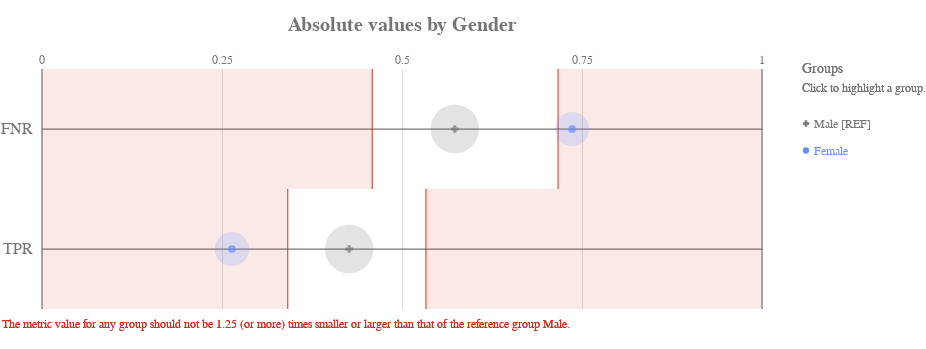

The notebook cell saved with this chart:
### Markdown cell above
Check how the disparity threshold maps to the absolute values of each metric

### Code cell
ap.absolute(bdf, metrics, 'gender', fairness_threshold = disparity_tolerance)

### Figure 1 — Vega-Lite specification as saved in the notebook (floating-point values rounded to 4 significant figures)
{"config": {"view": {"continuousWidth": 400, "continuousHeight": 300, "strokeWidth": 0}, "axisLeft": {"labelColor": "rgb(117,117,117)", "labelFont": "Arial", "labelFontSize": 16}, "title": {"align": "center", "baseline": "middle", "color": "rgb(117,117,117)", "font": "Arial", "fontSize": 20, "fontWeight": "bold"}}, "layer": [{"data": {"name": "data-311d8377a33e1947b22d1680bd870927"}, "mark": {"type": "rule", "stroke": "rgb(117,117,117)", "strokeWidth": 1.25, "tooltip": ""}, "encoding": {"x": {"type": "quantitative", "field": "start", "scale": {"domain": [0, 1], "range": [40.0, 760.0]}}, "x2": {"field": "end"}, "y": {"type": "nominal", "axis": {"domain": false, "labelAngle": 0, "labelPadding": -30, "orient": "left", "ticks": false, "title": ""}, "field": "y_position", "scale": {"domain": ["FNR", "TPR"], "range": [30.0, 270.0]}}}}, {"data": {"name": "data-6cfe259518f6c7b358d8f836a73e6b7f"}, "mark": {"type": "rule", "stroke": "rgb(117,117,117)", "strokeWidth": 1.25, "tooltip": ""}, "encoding": {"x": {"type": "quantitative", "field": "x_position", "scale": {"domain": [0, 1], "range": [40.0, 760.0]}}, "y": {"value": 30.0}, "y2": {"value": 270.0}}}, {"data": {"name": "data-60ed1133fa688d151d36705a369482e0"}, "mark": {"type": "text", "align": "center", "color": "rgb(117,117,117)", "font": "Arial", "fontSize": 12, "fontWeight": "normal", "tooltip": ""}, "encoding": {"text": {"type": "nominal", "field": "value"}, "x": {"type": "quantitative", "field": "value", "scale": {"domain": [0, 1], "range": [40.0, 760.0]}}, "y": {"value": 21.0}}}, {"layer": [{"mark": {"type": "rect", "opacity": 0.8, "stroke": "rgb(217, 46, 28)", "strokeWidth": 1.25, "tooltip": ""}, "encoding": {"x": {"type": "quantitative", "field": "lower_threshold_value", "scale": {"domain": [0, 1], "range": [40.0, 760.0]}}, "x2": {"field": "lower_threshold_value"}, "y": {"type": "nominal", "axis": {"domain": false, "grid": false, "labels": false, "ticks": false, "title": " "}, "field": "metric", "scale": {"domain": ["FNR", "TPR"], "range": [30.0, 270.0]}}}}, {"mark": {"type": "rect", "opacity": 0.8, "stroke": "rgb(217, 46, 28)", "strokeWidth": 1.25, "tooltip": ""}, "encoding": {"x": {"type": "quantitative", "field": "upper_threshold_value", "scale": {"domain": [0, 1], "range": [40.0, 760.0]}}, "x2": {"field": "upper_threshold_value"}, "y": {"type": "nominal", "axis": {"domain": false, "grid": false, "labels": false, "ticks": false, "title": " "}, "field": "metric", "scale": {"domain": ["FNR", "TPR"], "range": [30.0, 270.0]}}}}, {"layer": [{"mark": {"type": "rect", "fill": "rgb(217, 46, 28)", "opacity": 0.1, "tooltip": ""}, "encoding": {"x": {"type": "quantitative", "field": "lower_threshold_value", "scale": {"domain": [0, 1], "range": [40.0, 760.0]}}, "x2": {"field": "lower_end"}, "y": {"type": "nominal", "axis": {"domain": false, "grid": false, "labels": false, "ticks": false, "title": " "}, "field": "metric", "scale": {"domain": ["FNR", "TPR"], "range": [30.0, 270.0]}}}}, {"mark": {"type": "rect", "fill": "rgb(217, 46, 28)", "opacity": 0.1, "tooltip": ""}, "encoding": {"x": {"type": "quantitative", "field": "upper_threshold_value", "scale": {"domain": [0, 1], "range": [40.0, 760.0]}}, "x2": {"field": "upper_end"}, "y": {"type": "nominal", "axis": {"domain": false, "grid": false, "labels": false, "ticks": false, "title": " "}, "field": "metric", "scale": {"domain": ["FNR", "TPR"], "range": [30.0, 270.0]}}}}]}, {"data": {"name": "data-79dd248bdaa0ea02c535240e8ad022c8"}, "mark": {"type": "text", "align": "left", "baseline": "top", "fill": "rgb(217, 46, 28)", "font": "Arial", "fontSize": 12, "fontWeight": "normal", "tooltip": ""}, "encoding": {"text": {"value": "The metric value for any group should not be 1.25 (or more) times smaller or larger than that of the reference group Male."}, "x": {"value": 0}, "y": {"value": 280.0}}}], "data": {"name": "data-9ed210604024482b6cff2dda614c3237"}}, {"layer": [{"mark": "circle"}, {"data": {"name": "data-239ae3fc5d105c9bd066ede0ea2115bc"}, "mark": {"type": "circle", "opacity": 0.2}, "encoding": {"color": {"condition": {"type": "nominal", "field": "attribute_value", "legend": null, "scale": {"domain": ["Male", "Female"], "range": ["rgb(117,117,117)", "rgb(100, 143, 255)", "rgb(254, 97, 0)", "rgb(220, 38, 127)", "rgb(255, 176, 0)", "rgb(120, 94, 240)"]}, "selection": "selector007"}, "value": "rgb(224,224,224)"}, "size": {"type": "quantitative", "field": "group_size", "legend": null, "scale": {"domain": [0, 26150.0], "range": [0, 2827.0]}}, "tooltip": [{"type": "nominal", "field": "attribute_value", "title": "Group"}, {"type": "nominal", "field": "tooltip_group_size", "title": "Group Size"}, {"type": "nominal", "field": "tooltip_disparity_explanation_fnr", "title": "Disparity"}, {"type": "quantitative", "field": "fnr", "format": ".2f", "title": "FNR"}], "x": {"type": "quantitative", "axis": {"domain": false, "labels": false, "ticks": false, "title": null, "values": [0.25, 0.5, 0.75]}, "field": "fnr", "scale": {"domain": [0, 1], "range": [40.0, 760.0]}}, "y": {"type": "nominal", "axis": {"domain": false, "grid": false, "labels": false, "ticks": false, "title": " "}, "field": "metric_variable", "scale": {"domain": ["FNR", "TPR"], "range": [30.0, 270.0]}}}, "selection": {"selector009": {"type": "multi", "empty": "all", "fields": ["attribute_value"]}}, "transform": [{"calculate": "'FNR'", "as": "metric_variable"}]}, {"data": {"name": "data-239ae3fc5d105c9bd066ede0ea2115bc"}, "mark": {"type": "circle", "opacity": 0.2}, "encoding": {"color": {"condition": {"type": "nominal", "field": "attribute_value", "legend": null, "scale": {"domain": ["Male", "Female"], "range": ["rgb(117,117,117)", "rgb(100, 143, 255)", "rgb(254, 97, 0)", "rgb(220, 38, 127)", "rgb(255, 176, 0)", "rgb(120, 94, 240)"]}, "selection": "selector007"}, "value": "rgb(224,224,224)"}, "size": {"type": "quantitative", "field": "group_size", "legend": null, "scale": {"domain": [0, 26150.0], "range": [0, 2827.0]}}, "tooltip": [{"type": "nominal", "field": "attribute_value", "title": "Group"}, {"type": "nominal", "field": "tooltip_group_size", "title": "Group Size"}, {"type": "nominal", "field": "tooltip_disparity_explanation_tpr", "title": "Disparity"}, {"type": "quantitative", "field": "tpr", "format": ".2f", "title": "TPR"}], "x": {"type": "quantitative", "axis": {"domain": false, "labels": false, "ticks": false, "title": null, "values": [0.25, 0.5, 0.75]}, "field": "tpr", "scale": {"domain": [0, 1], "range": [40.0, 760.0]}}, "y": {"type": "nominal", "axis": {"domain": false, "grid": false, "labels": false, "ticks": false, "title": " "}, "field": "metric_variable", "scale": {"domain": ["FNR", "TPR"], "range": [30.0, 270.0]}}}, "selection": {"selector011": {"type": "multi", "empty": "all", "fields": ["attribute_value"]}}, "transform": [{"calculate": "'TPR'", "as": "metric_variable"}]}, {"layer": [{"mark": "point"}, {"data": {"name": "data-239ae3fc5d105c9bd066ede0ea2115bc"}, "mark": {"type": "point", "filled": true, "size": 60}, "encoding": {"color": {"condition": {"type": "nominal", "field": "attribute_value", "legend": null, "scale": {"domain": ["Male", "Female"], "range": ["rgb(117,117,117)", "rgb(100, 143, 255)", "rgb(254, 97, 0)", "rgb(220, 38, 127)", "rgb(255, 176, 0)", "rgb(120, 94, 240)"]}, "selection": "selector007"}, "value": "rgb(224,224,224)"}, "shape": {"type": "nominal", "field": "attribute_value", "legend": null, "scale": {"domain": ["Male", "Female"], "range": ["cross", "circle"]}}, "tooltip": [{"type": "nominal", "field": "attribute_value", "title": "Group"}, {"type": "nominal", "field": "tooltip_group_size", "title": "Group Size"}, {"type": "nominal", "field": "tooltip_disparity_explanation_fnr", "title": "Disparity"}, {"type": "quantitative", "field": "fnr", "format": ".2f", "title": "FNR"}], "x": {"type": "quantitative", "axis": {"domain": false, "labels": false, "ticks": false, "title": null, "values": [0.25, 0.5, 0.75]}, "field": "fnr", "scale": {"domain": [0, 1], "range": [40.0, 760.0]}}, "y": {"type": "nominal", "axis": {"domain": false, "grid": false, "labels": false, "ticks": false, "title": " "}, "field": "metric_variable", "scale": {"domain": ["FNR", "TPR"], "range": [30.0, 270.0]}}}, "selection": {"selector008": {"type": "multi", "empty": "all", "fields": ["attribute_value"]}}, "transform": [{"calculate": "'FNR'", "as": "metric_variable"}]}, {"data": {"name": "data-239ae3fc5d105c9bd066ede0ea2115bc"}, "mark": {"type": "point", "filled": true, "size": 60}, "encoding": {"color": {"condition": {"type": "nominal", "field": "attribute_value", "legend": null, "scale": {"domain": ["Male", "Female"], "range": ["rgb(117,117,117)", "rgb(100, 143, 255)", "rgb(254, 97, 0)", "rgb(220, 38, 127)", "rgb(255, 176, 0)", "rgb(120, 94, 240)"]}, "selection": "selector007"}, "value": "rgb(224,224,224)"}, "shape": {"type": "nominal", "field": "attribute_value", "legend": null, "scale": {"domain": ["Male", "Female"], "range": ["cross", "circle"]}}, "tooltip": [{"type": "nominal", "field": "attribute_value", "title": "Group"}, {"type": "nominal", "field": "tooltip_group_size", "title": "Group Size"}, {"type": "nominal", "field": "tooltip_disparity_explanation_tpr", "title": "Disparity"}, {"type": "quantitative", "field": "tpr", "format": ".2f", "title": "TPR"}], "x": {"type": "quantitative", "axis": {"domain": false, "labels": false, "ticks": false, "title": null, "values": [0.25, 0.5, 0.75]}, "field": "tpr", "scale": {"domain": [0, 1], "range": [40.0, 760.0]}}, "y": {"type": "nominal", "axis": {"domain": false, "grid": false, "labels": false, "ticks": false, "title": " "}, "field": "metric_variable", "scale": {"domain": ["FNR", "TPR"], "range": [30.0, 270.0]}}}, "selection": {"selector010": {"type": "multi", "empty": "all", "fields": ["attribute_value"]}}, "transform": [{"calculate": "'TPR'", "as": "metric_variable"}]}]}]}, {"layer": [{"mark": {"type": "point", "filled": true, "opacity": 1, "size": 39.48}, "encoding": {"color": {"condition": {"type": "nominal", "field": "attribute_value", "legend": null, "scale": {"domain": ["Male", "Female"], "range": ["rgb(117,117,117)", "rgb(100, 143, 255)", "rgb(254, 97, 0)", "rgb(220, 38, 127)", "rgb(255, 176, 0)", "rgb(120, 94, 240)"]}, "selection": "selector007"}, "value": "rgb(224,224,224)"}, "shape": {"type": "nominal", "field": "attribute_value", "legend": null, "scale": {"domain": ["Male", "Female"], "range": ["cross", "circle"]}}, "x": {"value": 804}, "y": {"type": "nominal", "axis": {"domain": false, "grid": false, "labels": false, "ticks": false, "title": " "}, "field": "attribute_value", "scale": {"domain": ["Male", "Female"], "range": [71, 125]}}}, "selection": {"selector007": {"type": "multi", "empty": "all", "fields": ["attribute_value"]}}}, {"mark": {"type": "text", "align": "left", "baseline": "middle", "font": "Arial", "fontSize": 12, "fontWeight": "normal"}, "encoding": {"color": {"condition": {"type": "nominal", "field": "attribute_value", "legend": null, "scale": {"domain": ["Male", "Female"], "range": ["rgb(117,117,117)", "rgb(100, 143, 255)", "rgb(254, 97, 0)", "rgb(220, 38, 127)", "rgb(255, 176, 0)", "rgb(120, 94, 240)"]}, "selection": "selector007"}, "value": "rgb(224,224,224)"}, "text": {"type": "nominal", "field": "label"}, "x": {"value": 812}, "y": {"type": "nominal", "axis": {"domain": false, "grid": false, "labels": false, "ticks": false, "title": " "}, "field": "attribute_value", "scale": {"domain": ["Male", "Female"], "range": [71, 125]}}}, "selection": {"selector012": {"type": "multi", "empty": "all", "fields": ["attribute_value"]}}}, {"data": {"name": "data-79dd248bdaa0ea02c535240e8ad022c8"}, "mark": {"type": "text", "align": "left", "baseline": "middle", "color": "rgb(117,117,117)", "font": "Arial", "fontSize": 12, "fontWeight": "normal"}, "encoding": {"text": {"value": "Click to highlight a group."}, "x": {"value": 800}, "y": {"value": 49}}}, {"data": {"name": "data-79dd248bdaa0ea02c535240e8ad022c8"}, "mark": {"type": "text", "align": "left", "baseline": "middle", "color": "rgb(117,117,117)", "font": "Arial", "fontSize": 14, "fontWeight": "normal"}, "encoding": {"text": {"value": "Groups"}, "x": {"value": 800}, "y": {"value": 30}}}], "data": {"name": "data-d79b6fcf6fc2d8883b03661337595d04"}}], "height": 300, "padding": {"top": 15, "bottom": 10}, "resolve": {"scale": {"size": "independent", "y": "independent"}}, "title": "Absolute values by Gender", "width": 800, "$schema": "https://vega.github.io/schema/vega-lite/v4.8.1.json", "datasets": {"data-311d8377a33e1947b22d1680bd870927": [{"y_position": "FNR", "start": 0, "end": 1}, {"y_position": "TPR", "start": 0, "end": 1}], "data-6cfe259518f6c7b358d8f836a73e6b7f": [{"x_position": 0}, {"x_position": 1}], "data-60ed1133fa688d151d36705a369482e0": [{"value": 0.0}, {"value": 0.25}, {"value": 0.5}, {"value": 0.75}, {"value": 1.0}], "data-9ed210604024482b6cff2dda614c3237": [{"lower_end": 0, "upper_end": 1, "lower_threshold_value": 0.4587, "upper_threshold_value": 0.7168, "metric": "FNR"}, {"lower_end": 0, "upper_end": 1, "lower_threshold_value": 0.3413, "upper_threshold_value": 0.5332, "metric": "TPR"}], "data-79dd248bdaa0ea02c535240e8ad022c8": [{"a": 1, "b": 0}, {"a": 1, "b": 0}], "data-239ae3fc5d105c9bd066ede0ea2115bc": [{"attribute_name": "gender", "attribute_value": "Female", "group_size": 10771, "total_entities": 32561, "fnr": 0.7362, "tpr": 0.2638, "fnr_disparity": 1.284, "tpr_disparity": 0.6183, "fnr_disparity_scaled": 0.2839, "tpr_disparity_scaled": -0.6172, "tooltip_group_size": "10,771 (33.08%)", "tooltip_disparity_explanation_fnr": "1.28 times larger FNR than the reference group", "tooltip_disparity_explanation_tpr": "1.62 times smaller TPR than the reference group"}, {"attribute_name": "gender", "attribute_value": "Male", "group_size": 21790, "total_entities": 32561, "fnr": 0.5734, "tpr": 0.4266, "fnr_disparity": 1.0, "tpr_disparity": 1.0, "fnr_disparity_scaled": 0.0, "tpr_disparity_scaled": 0.0, "tooltip_group_size": "21,790 (66.92%)", "tooltip_disparity_explanation_fnr": "Reference group", "tooltip_disparity_explanation_tpr": "Reference group"}], "data-d79b6fcf6fc2d8883b03661337595d04": [{"attribute_value": "Male", "label": "Male [REF]"}, {"attribute_value": "Female", "label": "Female"}]}}
